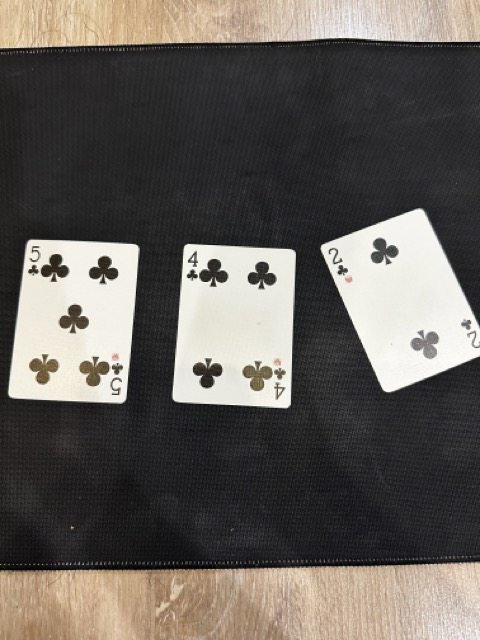
#> input picture cardsdataset/test/test1.jpeg, 480 x 640 px, found by its file name
$ python print.py
#> lines starting #> are read from the running program, lines starting #| are printed output that depends on the picture; after the words box and inside, x2 and y2 are one past the last pixel; in counts of white or black regions, pixels touching at a corner belong together
import cv2

im = cv2.imread('/Users/sarmkunatham/Documents/main/github/CardCounting/cardsdataset/test/test1.jpeg')[..., ::-1]
# im = cv2.cvtColor(im, cv2.COLOR_BGR2RGB)

cv2.imshow('Original', im)

gray = cv2.cvtColor(im, cv2.COLOR_RGB2GRAY)
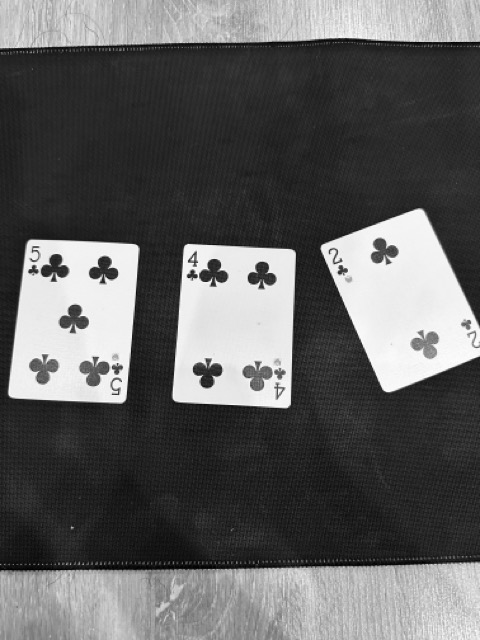
#> gray: shape (640, 480); min 0, max 255, mean 96.1
cv2.imshow('Gray', gray)

blur = cv2.GaussianBlur(gray, (5, 5), 0)
cv2.imshow('Blur', blur)

_, thresh = cv2.threshold(blur, 127, 255, cv2.THRESH_BINARY + cv2.THRESH_OTSU)
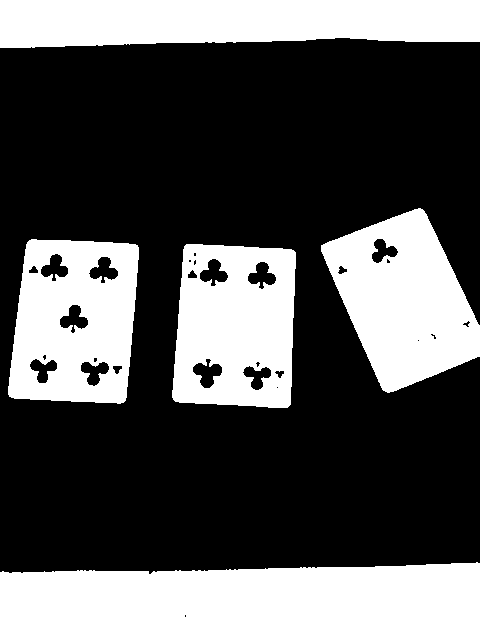
#> thresh: shape (640, 480); 34.5% white; 5 white regions, box (x1, y1, x2, y2) and area: (0, 562, 480, 640) 34245, (0, 0, 480, 48) 20594, (321, 208, 480, 393) 17789, (172, 244, 296, 408) 16616, (8, 239, 139, 404) 16598
cv2.imshow('Otsu thresholded', thresh)

cv2.waitKey(0)

$ run again, with cardsdataset/test/test10.jpeg copied over cardsdataset/test/test1.jpeg
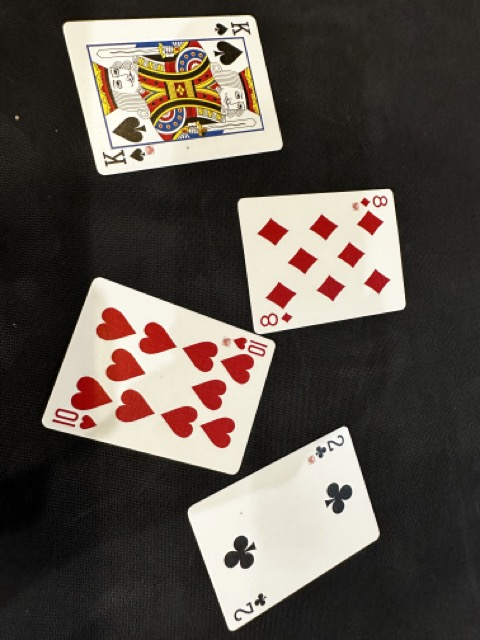
#> input picture cardsdataset/test/test10.jpeg, 480 x 640 px, found by its file name
#> `gray = cv2.cvtColor(im, cv2.COLOR_RGB2GRAY)`:
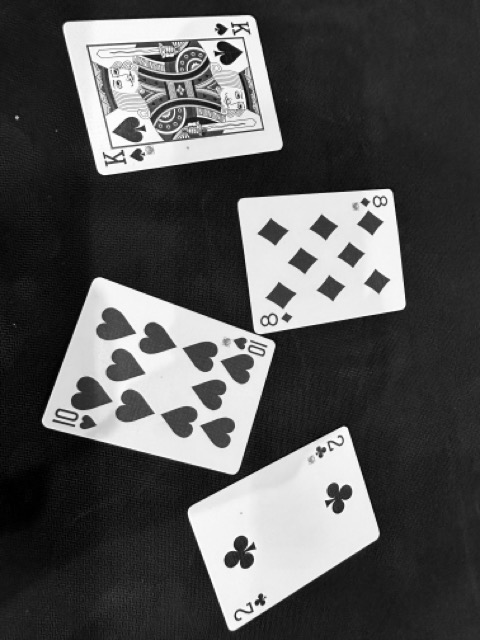
#> gray: shape (640, 480); min 0, max 255, mean 84.7
#> `_, thresh = cv2.threshold(blur, 127, 255, cv2.THRESH_BINARY + cv2.THRE..`:
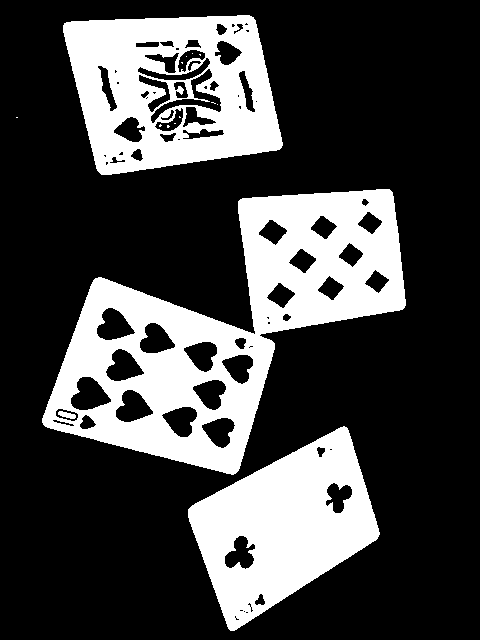
#> thresh: shape (640, 480); 27.2% white; 15 white regions (11 under 20 px), largest, box (x1, y1, x2, y2) and area: (42, 189, 406, 475) 39752, (63, 15, 283, 175) 22733, (188, 426, 380, 631) 20909, (58, 411, 76, 419) 88

$ run again, with cardsdataset/test/test11.jpeg copied over cardsdataset/test/test1.jpeg
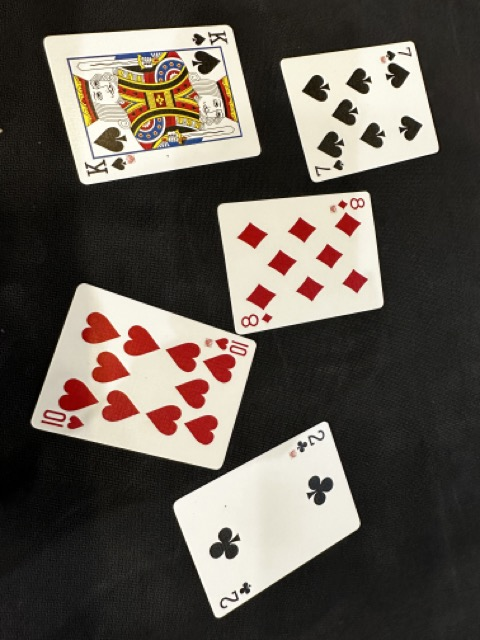
#> input picture cardsdataset/test/test11.jpeg, 480 x 640 px, found by its file name
#> `gray = cv2.cvtColor(im, cv2.COLOR_RGB2GRAY)`:
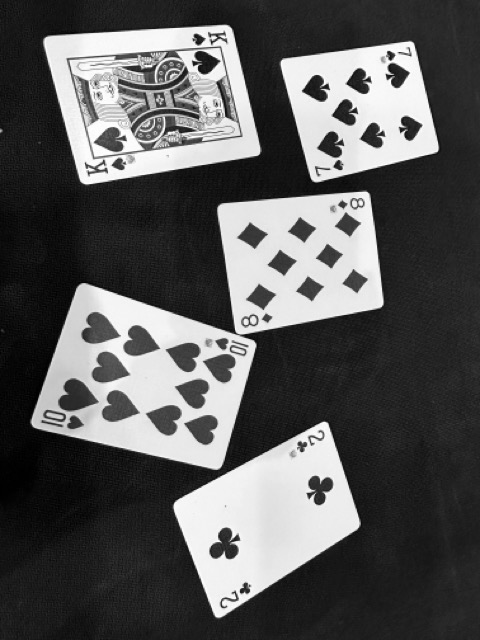
#> gray: shape (640, 480); min 0, max 255, mean 88.7
#> `_, thresh = cv2.threshold(blur, 127, 255, cv2.THRESH_BINARY + cv2.THRE..`:
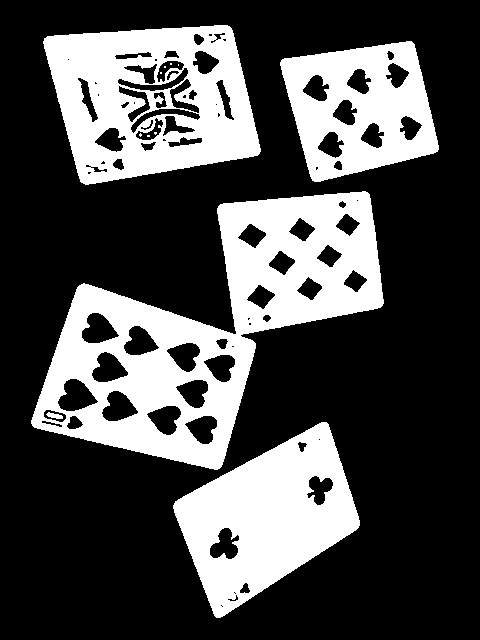
#> thresh: shape (640, 480); 30% white; 12 white regions (7 under 20 px), largest, box (x1, y1, x2, y2) and area: (31, 191, 384, 470) 37273, (43, 25, 261, 185) 21925, (173, 422, 360, 618) 19352, (280, 41, 439, 182) 13562, (46, 412, 63, 419) 71

$ run again, with cardsdataset/test/test12.jpeg copied over cardsdataset/test/test1.jpeg
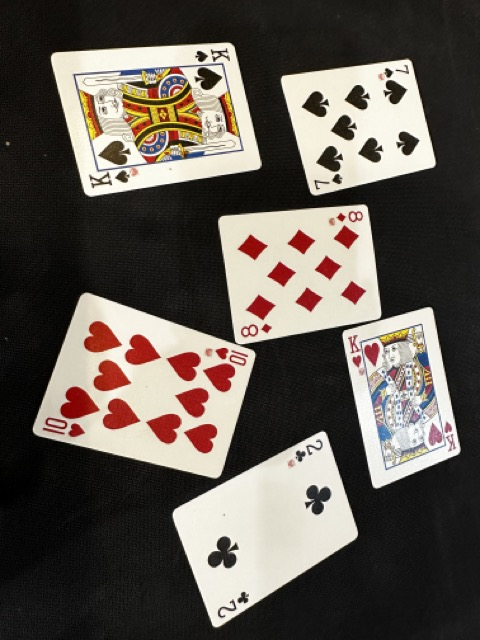
#> input picture cardsdataset/test/test12.jpeg, 480 x 640 px, found by its file name
#> `blur = cv2.GaussianBlur(gray, (5, 5), 0)`:
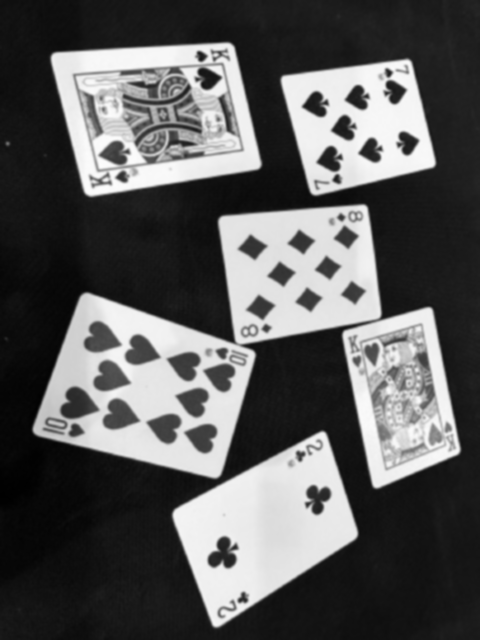
#> blur: shape (640, 480); min 0, max 252, mean 90.1
#> `_, thresh = cv2.threshold(blur, 127, 255, cv2.THRESH_BINARY + cv2.THRE..`:
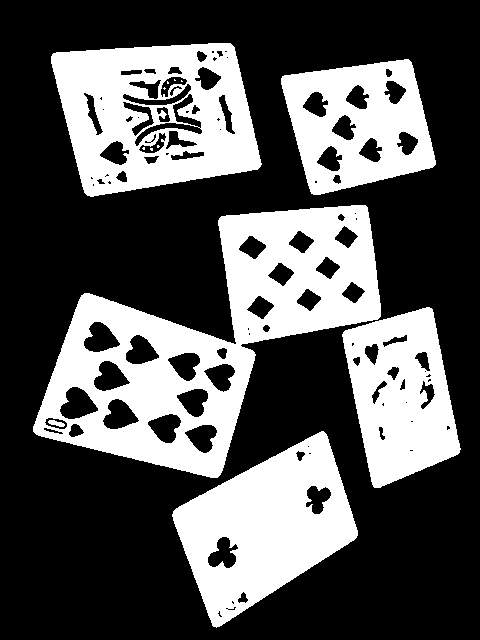
#> thresh: shape (640, 480); 33.6% white; 13 white regions (7 under 20 px), largest, box (x1, y1, x2, y2) and area: (33, 205, 381, 478) 36274, (51, 43, 262, 197) 20819, (172, 431, 358, 628) 19303, (342, 307, 461, 488) 13669, (281, 59, 436, 195) 12924, (48, 420, 65, 427) 72
